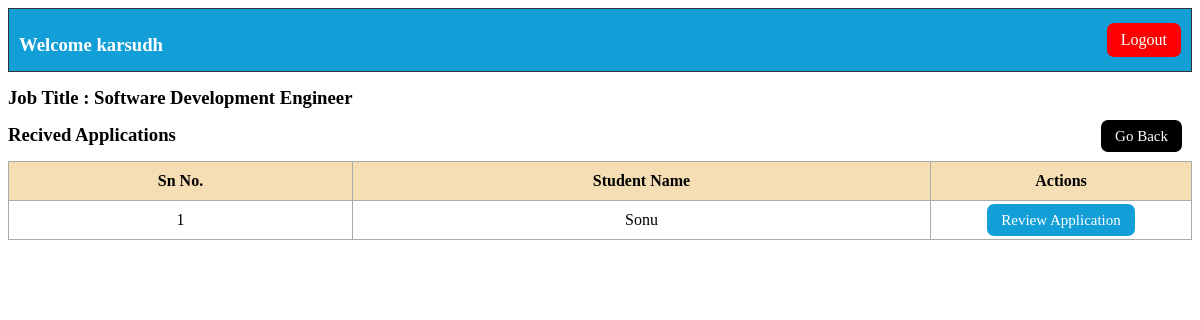
The page /comp_appli/5/1 on the database its author committed.
### application/models.py (models this page shows)
class Company(db.Model):
    __tablename__ = "company"
    id = db.Column(db.Integer, primary_key=True)
    name = db.Column(db.String(50), nullable=False)
    email = db.Column(db.String(50), unique=True, nullable=False)
    password = db.Column(db.String(50), nullable=False)
    company_no = db.Column(db.Integer,nullable=False)
    website = db.Column(db.String(100),nullable=False)
    approval_status = db.Column(db.String(20), default="pending", nullable=False)
    status = db.Column(db.String(20), default="active", nullable=False)
    jobs = db.relationship("Jobs", backref="company",cascade="all, delete")

class Jobs(db.Model):
    __tablename__ = "jobs"
    id = db.Column(db.Integer, primary_key=True)
    company_id = db.Column(db.Integer, db.ForeignKey("company.id"), nullable=False)
    job_title = db.Column(db.String(50), nullable=False)
    job_description = db.Column(db.String(200) ,nullable=False)
    eligibility = db.Column(db.String(100) ,nullable=False)
    salary = db.Column(db.Integer ,nullable=False)
    location = db.Column(db.String(100),nullable=False)
    job_deadline = db.Column(db.Date)
    job_status = db.Column(db.String(20), default="pending", nullable=False)
    applications = db.relationship("Application", backref="jobs",cascade="all, delete")

class Application(db.Model):
    __tablename__ = "application"
    id = db.Column(db.Integer, primary_key=True)
    student_id = db.Column(db.Integer,db.ForeignKey("user.id", ondelete="CASCADE"),nullable=False)
    job_id = db.Column(db.Integer,db.ForeignKey("jobs.id", ondelete="CASCADE"),nullable=False)
    status = db.Column(db.String(20), default="applied", nullable=False)
    applied_date = db.Column(db.Date, default=date.today)

class User(db.Model):
    __tablename__ = "user"
    id = db.Column(db.Integer, primary_key=True)
    full_name = db.Column(db.String(30), nullable=False)
    email = db.Column(db.String(50), unique=True, nullable=False)
    password = db.Column(db.String(50), nullable=False)
    education = db.Column(db.String(50))
    cgpa = db.Column(db.String(50))
    address = db.Column(db.String(50))
    linkdin = db.Column(db.String(100))
    github = db.Column(db.String(100))
    hobby = db.Column(db.String(100))
    type = db.Column(db.String(20), default="student", nullable=False)
    status = db.Column(db.String(20), default="active", nullable=False)
    applications = db.relationship("Application",backref="user",cascade="all, delete")

### application/controllers.py (the view)
@app.route("/comp_appli/<int:job_id>/<int:comp_id>",methods=["GET","POST"])
def comp_appli(job_id,comp_id):
    this_application=Application.query.filter_by(job_id=job_id,status="applied").all()
    this_comp=Company.query.filter_by(id=comp_id).first()
    this_job=Jobs.query.filter_by(id=job_id).first()
    return render_template("comp_application.html",this_application=this_application, this_comp=this_comp,this_job=this_job)

### templates/comp_application.html (shortened to what this page needs)
<!DOCTYPE html>
<html lang="en">
<head>
    <link rel="stylesheet" href="/static/company.css">
</head>
<body>
    <div class="top-bar">
        <h3>Welcome {{this_comp.name}} </h3>
        <a href="/login" class="btn-red">Logout</a>
    </div>
    <h3> Job Title : {{ this_job.job_title }}</h3>
    <h3>
        Recived Applications
        <span class="right-btn">
            <a href="/comp_dash/{{this_comp.id}}" class="btn btn-black">Go Back</a>
        </span>
    </h3>
    <table>
        <tr>
            <th> Sn No. </th>
            <th> Student Name </th>
            <th> Actions </th>
        </tr>
        {% for i in this_application %}
        <tr>
            <td>{{ loop.index }}</td>
            <td>{{ i.user.full_name }}</td>
            <td>
                <a href="/review_std_appli/{{i.student_id}}/{{i.job_id}}" class="btn btn-blue"> Review Application </a>
            </td>
        </tr>
        {% endfor %}
    </table>
</body>
</html>

### static/company.css (style rules this page uses)
.top-bar { background-color: rgb(18, 159, 215); color: white; display: flex; justify-content: space-between; align-items: center; border: 1px solid #333; padding: 10px; margin-bottom: 15px; }
h3 { margin: 15px 0 5px; }
.right-btn { float: right; margin-bottom: 15px; }
table { width: 100%; border-collapse: collapse; margin-bottom: 20px; }
th, td { border: 1px solid #aaa; padding: 10px 15px; text-align: center; vertical-align: middle; }
th { background: wheat; }
th:last-child, td:last-child { width: 230px; white-space: nowrap; }
.btn { border-radius: 6px; border: none; margin: 5px; cursor: pointer; font-size: 15px; }
.btn-red { background-color: red; color: white; padding: 8px 14px; border-radius: 7px; text-decoration: none; font-weight: 500; }
.btn-blue { background-color: rgb(18, 159, 215); color: white; padding: 8px 14px; border-radius: 7px; text-decoration: none; font-weight: 500; }
.btn-black { background-color: black; color: white; padding: 8px 14px; border-radius: 7px; text-decoration: none; margin-right: 10px; font-weight: 500; }

### rows shown on the page
Company: name "karsudh"
Jobs: job_title "Software Development Engineer"
Application: user.full_name "Sonu"
